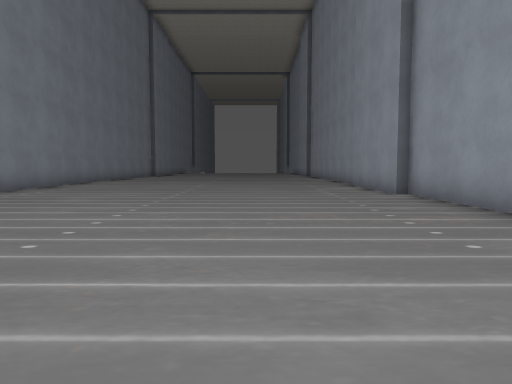
View 1 (above)

24 first-person views from a walk through a 3-D level made in the Godot game engine. The camera is 1.2 m above the floor, tilts 4° down and sees 70° across. The floor is counted in squares, 2 m on a side. Each view is taken from the middle of a square. On the plan, view 1 faces up. The plan holds only what a view shows up to about 10 squares ahead; the rest is blank. The place goes on beyond the plan. Some surface patterns are stand-ins.

View 2
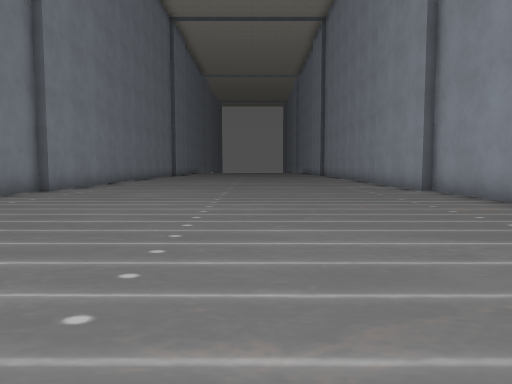

View 3
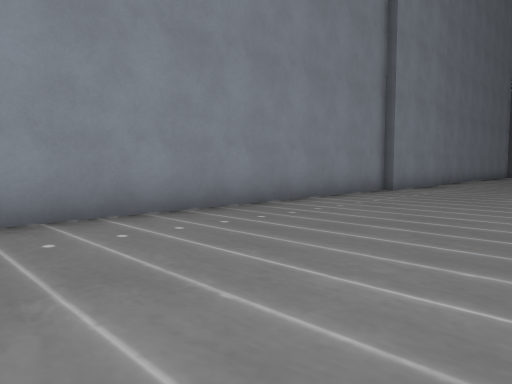

View 4
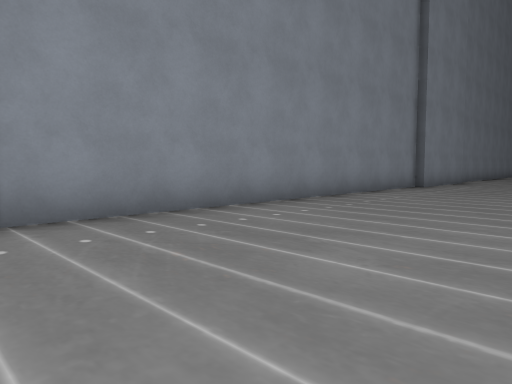

View 5
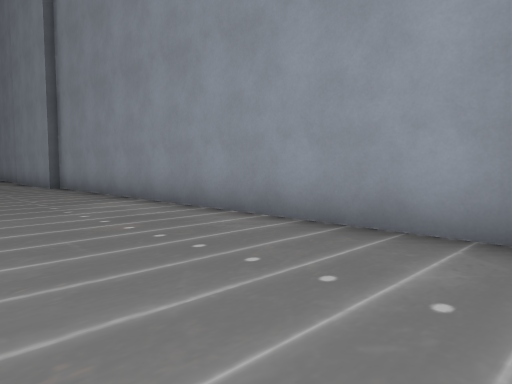

View 6
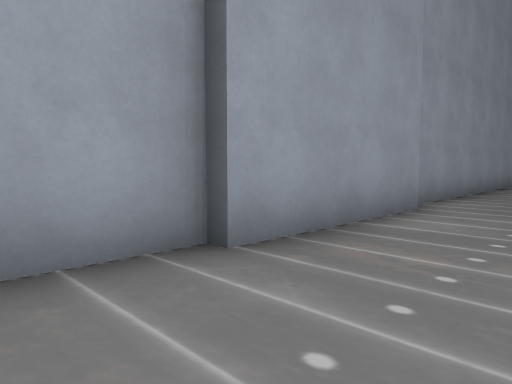

View 7
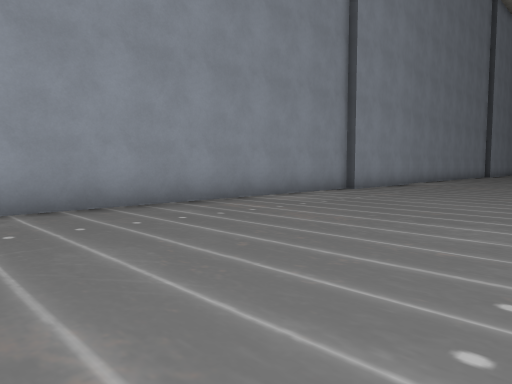

View 8
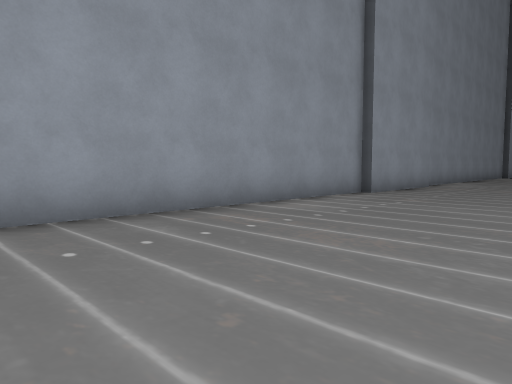

View 9
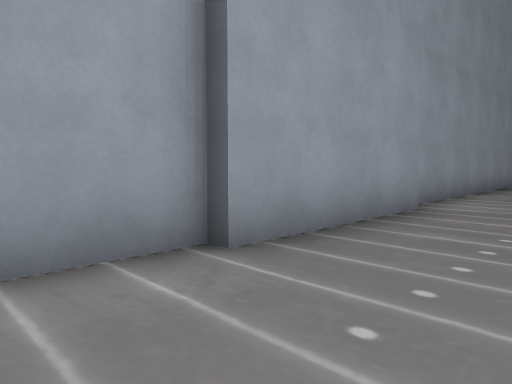

View 10
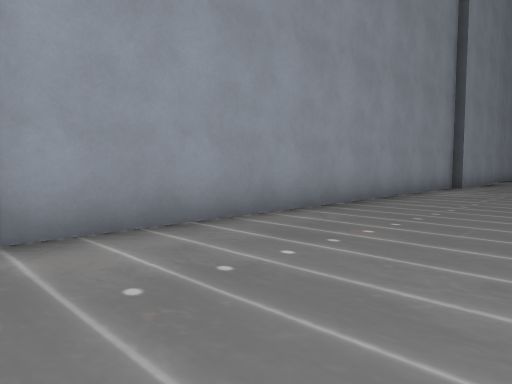

View 11
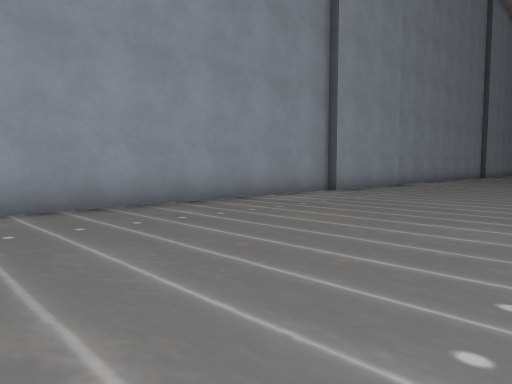

View 12
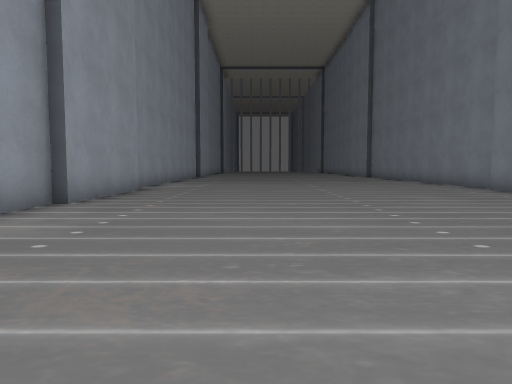

View 13
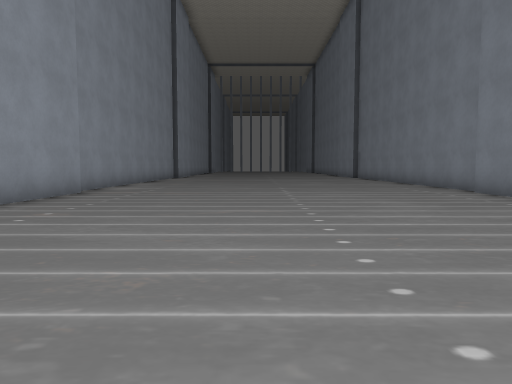

View 14
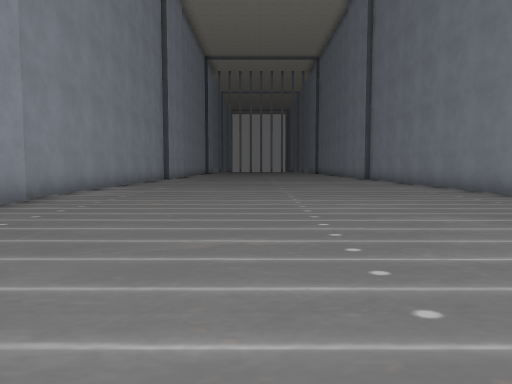

View 15
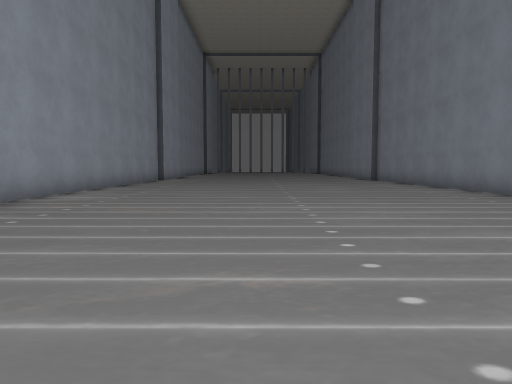

View 16
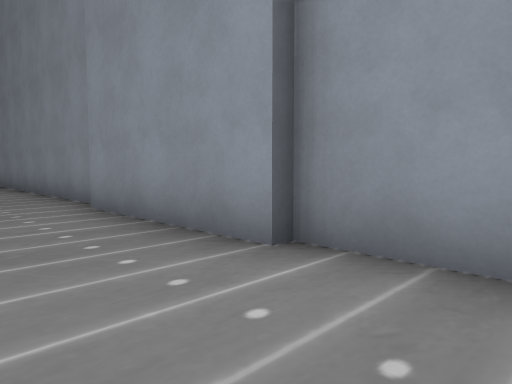

View 17
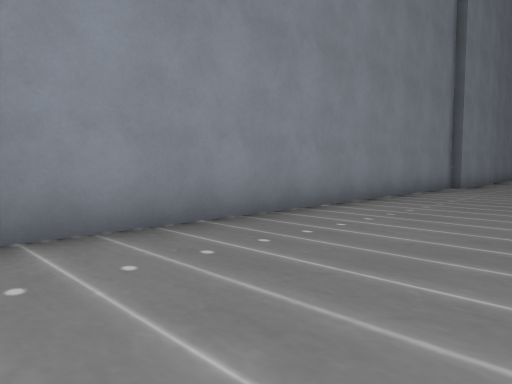

View 18
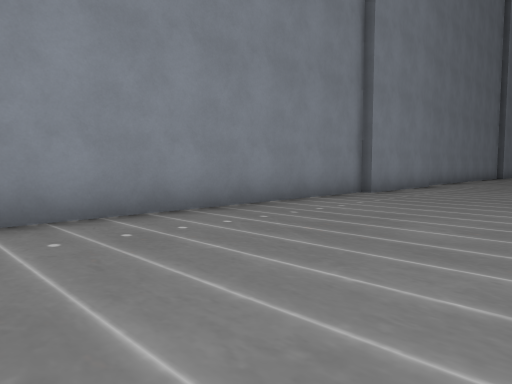

View 19
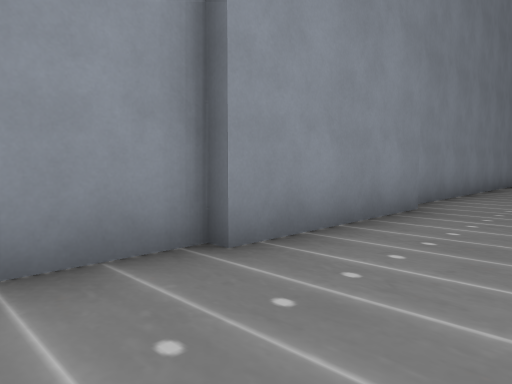

View 20
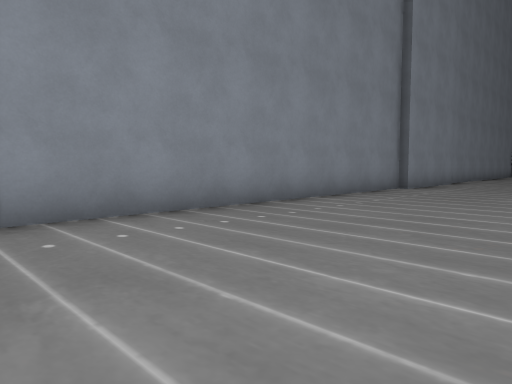

View 21
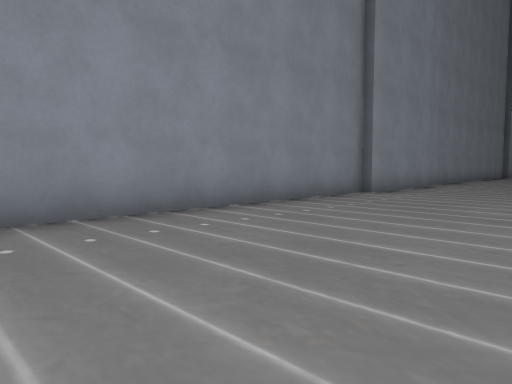

View 22
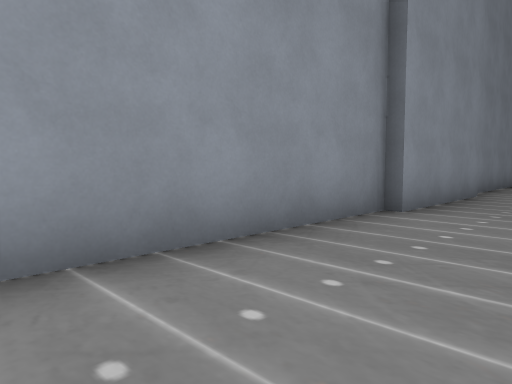

View 23
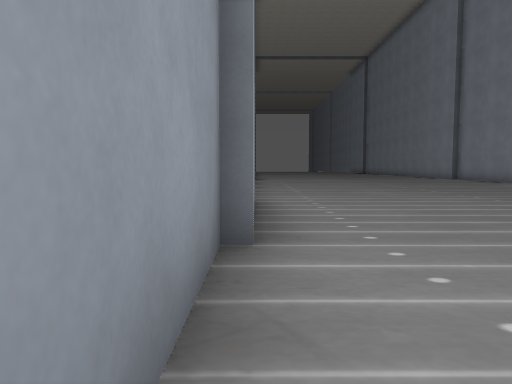

View 24
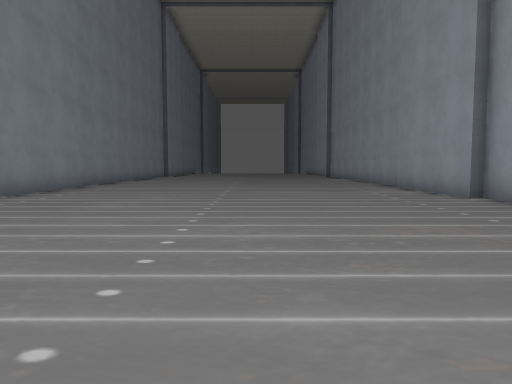

### Floor plan
Points are (right, up) in squares from view 1. A wall is a line through its corners. A room is listed if a view was taken in it or the views show most of it. See-through windows are left out.
Room 1 (views 1, 2, 3, 4, 5, 6, 7, 8, 9, 10, 11, 12, 13, 14, 15, 16, 17, 18, 19, 20, 21, 22, 23, 24)
walls: (-6, -15.6) (-6, -19.4); (3.3, -15.8) (3.3, -6.9); (-6.3, -19.2) (-6.3, -29.9); (3, -19.4) (3, -15.6); (-6.3, -6.2) (-6.3, -15.4); (3, -6.4) (3, -2.6); (-6, -2.6) (-6, -6.4); (3.3, -2.8) (3.3, 7.9); (-6, -29.8) (-6, -33.5); (3.3, -29.9) (3.3, -19.5); (3, -33.5) (3, -29.8); (-6.3, -33.8) (-6.3, -38.5); (-6.3, 7.9) (-6.3, -2.4); (3, 7.8) (3, 11.1); (3.3, -38.1) (3.3, -33.8); (-6, 11.1) (-6, 7.8)

Positions as (right, up) in squares from view 1, and headings:
1: (0, 0), facing up
2: (-1, -1), facing up
3: (-2, -1), facing up-left
4: (-2, -3), facing up-left
5: (0, -3), facing up-right
6: (1, -1), facing down-right
7: (-2, -7), facing down-right
8: (-1, -8), facing down-right
9: (1, -14), facing down-right
10: (0, -19), facing down-right
11: (-2, -22), facing down-right
12: (0, -24), facing down
13: (-1, -25), facing down
14: (-1, -27), facing down
15: (-1, -28), facing down
16: (-4, -28), facing down-left
17: (-3, -30), facing up-left
18: (-2, -27), facing up-left
19: (-4, -21), facing up-left
20: (-2, -16), facing up-left
21: (-2, -14), facing up-left
22: (-4, -11), facing up-left
23: (-6, -9), facing up
24: (-1, 1), facing up
